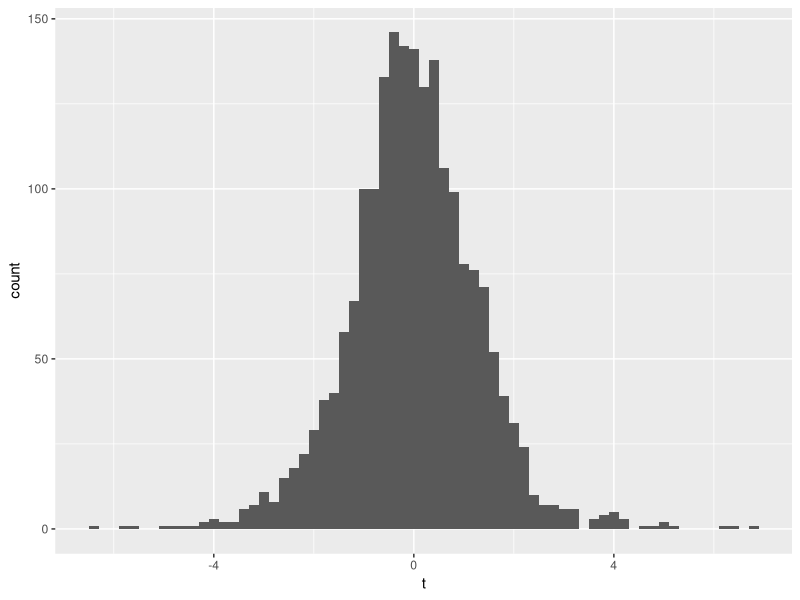
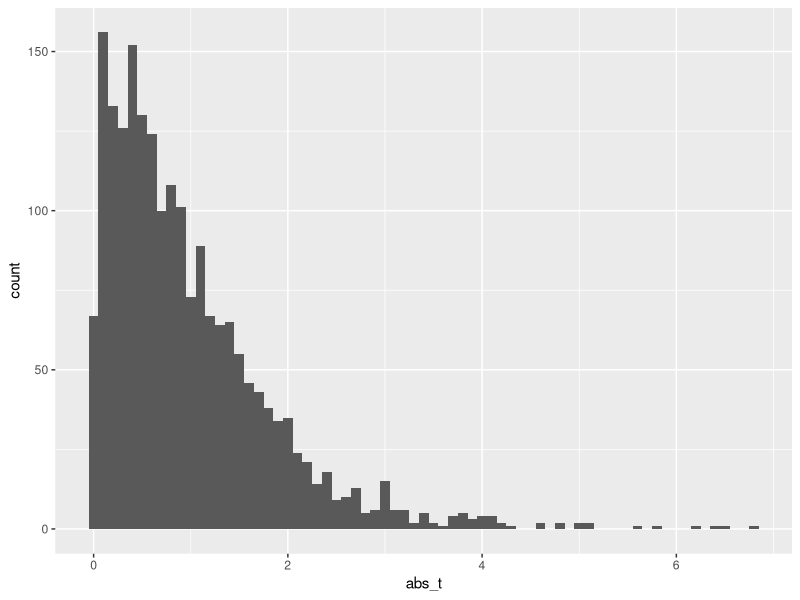
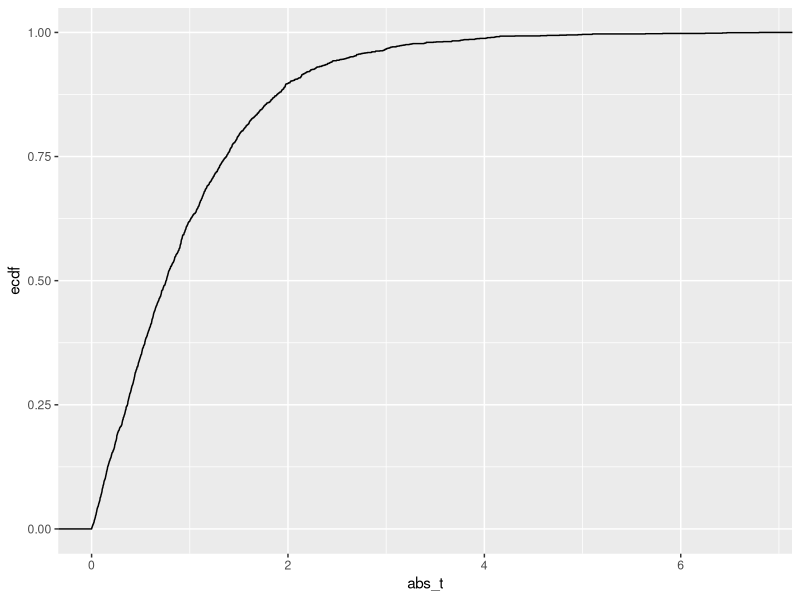
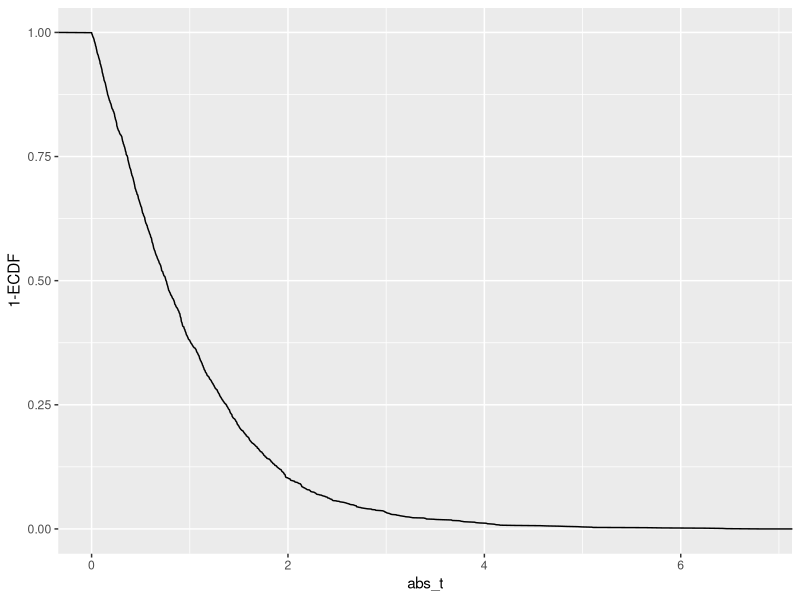
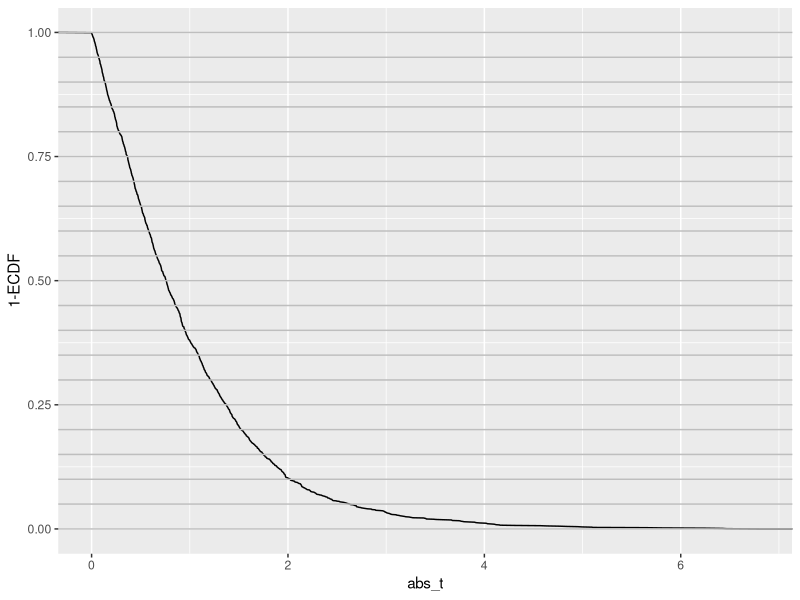
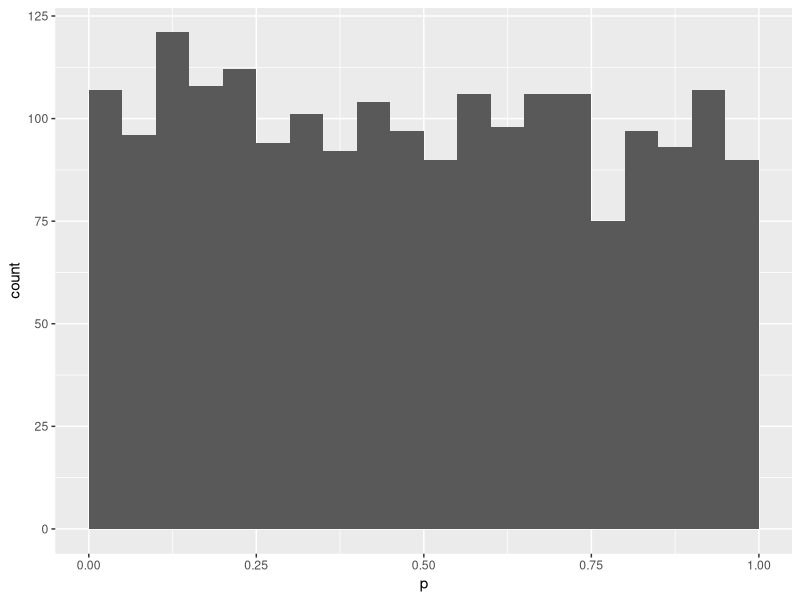
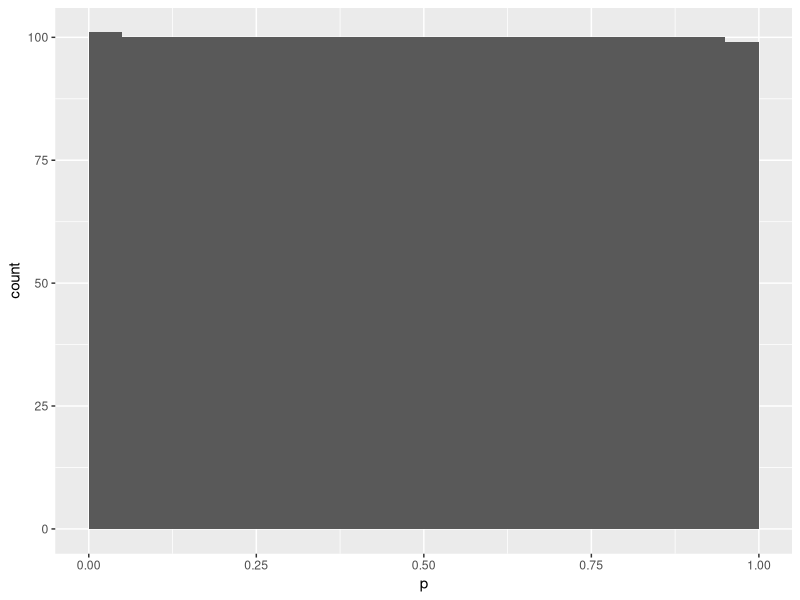
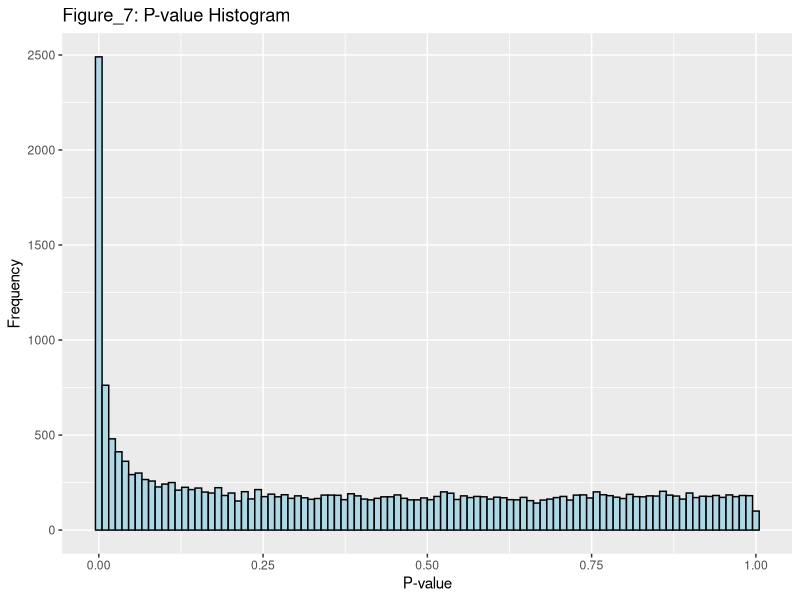

Write R code to recreate these figures, in order.
## ---- chunk 1
library(knitr)
library(tidyverse)
# Read the CSV file with the generated p_values for each gene
gene_pvalues <- read.csv("data/DEG_pvalues.csv")
# Check the first few rows 

kable(head(gene_pvalues), caption = "Table 1: P_Values for each analysed gene")
## ---- chunk 2
set.seed(55)
ts <- rt(2000, df=5)
data.frame(t=ts) %>% 
  ggplot(aes(x=t))+
  geom_histogram(binwidth=0.2)
## ---- chunk 3
abs_t <- abs(ts)# take their absolute values
data.frame(abs_t=abs_t) %>% 
  ggplot(aes(x=abs_t))+
  geom_histogram(binwidth=0.1)
## ---- chunk 4
data.frame(abs_t = abs_t) %>% 
  ggplot(aes(x=abs_t))+
  stat_ecdf()
## ---- chunk 5
data.frame(abs_t = abs_t) %>% 
  ggplot(aes(x=abs_t))+
  geom_line(aes(y = 1 - ..y..), stat='ecdf')+
  labs(y="1-ECDF")
## ---- chunk 6
data.frame(abs_t = abs_t) %>% 
  ggplot(aes(x=abs_t))+
  geom_line(aes(y = 1 - ..y..), stat='ecdf')+
  labs(y="1-ECDF")+
  geom_hline(yintercept = seq(0,1,by=0.05),
             col="gray")
## ---- chunk 7
data.frame(abs_t = abs_t) %>% 
  mutate(p = pt(abs_t, df=5,lower.tail=FALSE)*2) %>% 
  ggplot(aes(p))+
  geom_histogram(binwidth=0.05, boundary=0)
## ---- chunk 8
abs_t_vec <- abs_t
data.frame(abs_t = abs_t) %>% 
  rowwise() %>% 
  mutate(p = mean(abs_t>abs_t_vec)) %>% 
  ggplot(aes(p))+
  geom_histogram(binwidth=0.05, boundary=0)
## ---- chunk 9

# Load tidyverse (includes ggplot2)
library(tidyverse)

# Histogram of p_values
ggplot(gene_pvalues, aes(x = pvalue)) +
  geom_histogram(bins = 100, fill = "lightblue", color = "black") +
  labs(title = "Figure_7: P-value Histogram", x = "P-value", y = "Frequency")

## ---- chunk 10
# Check for NA values in pvalue column
sum(is.na(gene_pvalues$pvalue))
# Exclude NA values
gene_pvalues <- na.omit(gene_pvalues)  # Removes rows with NA values

## ---- chunk 11

# Finding the number of significant differentially expressed genes before false positives correction

alpha <- 0.05
gene_pvalues$pvalue <- as.numeric(as.character(gene_pvalues$pvalue))
significant_hits <- gene_pvalues$pvalue < alpha
significant_genes <- sum(significant_hits)

# Print the number of significant genes
cat(sprintf("%d is the number of significant differentially expressed genes before FWER correction\n", significant_genes))

## ---- chunk 12
alpha = 0.05
binw =0.01
pi0 = 2 * mean(gene_pvalues$pvalue > 0.5)
ggplot(gene_pvalues,
  aes(x = pvalue)) + 
  geom_histogram(binwidth = binw, boundary = 0,fill = "lightblue", color = "black") +
  geom_hline(yintercept = pi0 * binw * nrow(gene_pvalues), col = "blue") +
  geom_vline(xintercept = alpha, col = "red")

## ---- chunk 13

alpha <- 0.05
# Apply Bonferroni correction
P_adj_bonf<-p.adjust(gene_pvalues$pvalue, method = "bonferroni")

# Create a dataframe for plotting
adjusted_data <- data.frame(adjusted_pvalue = P_adj_bonf)

# Plotting the Bonferroni adjusted p-values
ggplot(adjusted_data, aes(x = adjusted_pvalue)) +
  geom_histogram(bins = 100, fill = "lightblue", color = "black") +
  labs(title = "Figure_12: Bonferroni Adjusted P-value Histogram", x = "Bonferroni Adjusted P-value", y = "Frequency")

significant_Bonferroni <- P_adj_bonf < alpha

Bonferroni_genes<-sum(significant_Bonferroni) # Number of significant hits after Benjamini-Hochberg correction

#display the number of genes that pass the FDR threshold
cat(sprintf("%d is the number of significant differentially expressed genes after Bonferroni correction for FWER\n", Bonferroni_genes))

## ---- chunk 14
# Apply Benjamini-Hochberg correction
p_adjusted <- p.adjust(gene_pvalues$pvalue, method = "BH")

# Create a dataframe for plotting
adjusted_data <- data.frame(adjusted_pvalue = p_adjusted)

# Plotting the adjusted p-values
ggplot(adjusted_data, aes(x = adjusted_pvalue)) +
  geom_histogram(bins = 100, fill = "lightblue", color = "black") +
  labs(title = "Figure_13: Benjamini-Hochberg Adjusted P-value Histogram", x = "Benjamini-Hochberg Adjusted P-value", y = "Frequency")

significant_bh <- p_adjusted < alpha

Benjamini_Hochberg_genes<-sum(significant_bh) # Number of significant hits after Benjamini-Hochberg correction

#display the number of genes that pass the FDR threshold
cat(sprintf("%d is the number of significant differentially expressed genes that pass the FDR threshold\n", Benjamini_Hochberg_genes))

## ---- chunk 15
alpha=0.1
# Apply Benjamini-Hochberg correction
p_adjusted <- p.adjust(gene_pvalues$pvalue, method = "BH")
significant_bh <- p_adjusted < alpha
Benjamini_Hochberg_genes<-sum(significant_bh) # Number of significant hits after Benjamini-Hochberg correction
Benjamini_Hochberg_genes
## ---- chunk 16
alpha=0.1
# Apply Bonferroni correction
p_adjusted <- p.adjust(gene_pvalues$pvalue, method = "bonferroni")
significant_bonferroni<- p_adjusted < alpha
bonferroni_genes<-sum(significant_bonferroni) # Number of significant hits after bonferroni correction
bonferroni_genes
